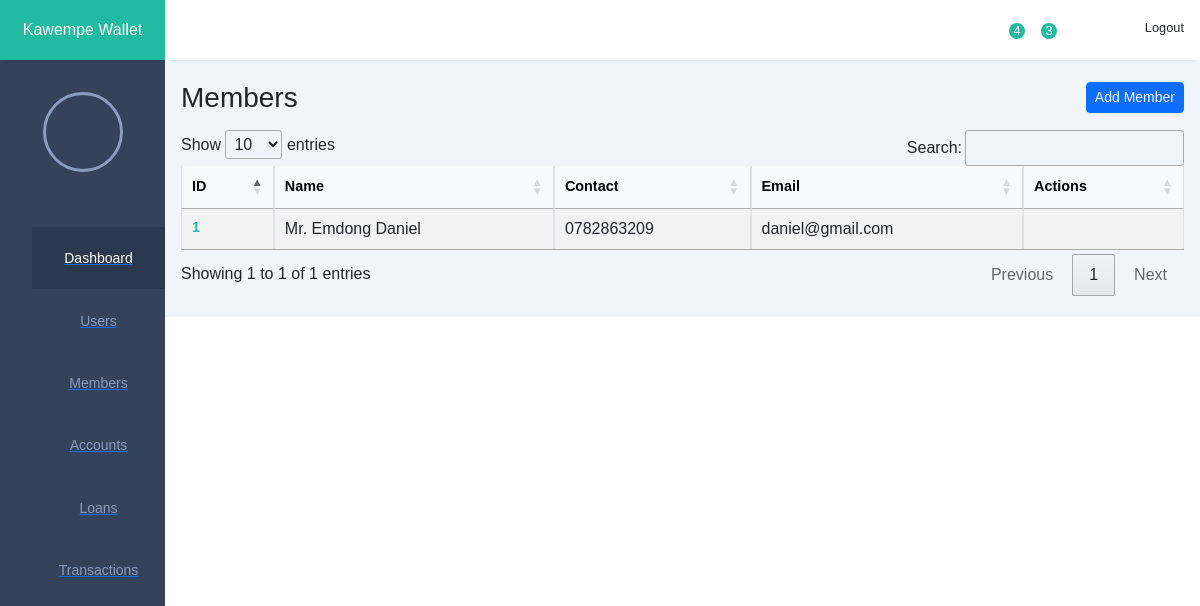
The app's page /customers/, older data.
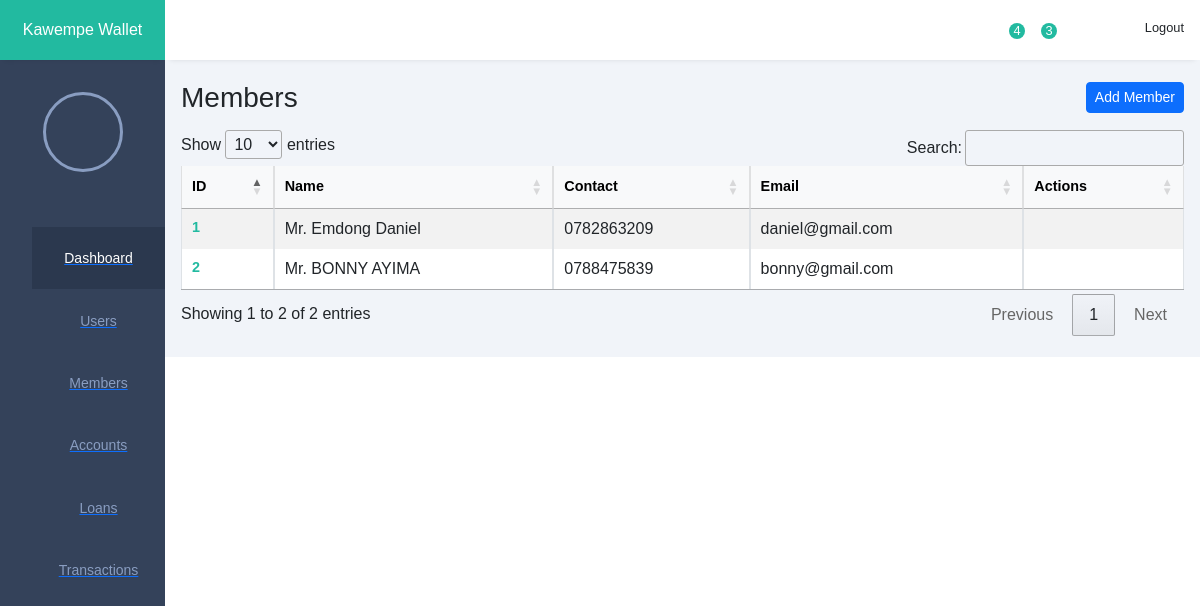
The same page, newer data.
### customers/models.py (models this page shows, shortened)
class Customer(models.Model):
    class Salutation(models.TextChoices):
        MR   = 'Mr',   _('Mr.')
        MRS  = 'Mrs',  _('Mrs.')
        MS   = 'Ms',   _('Ms.')
        DR   = 'Dr.',  _('Dr.')
        PROF = 'Prof.',_('Prof.')
        REV  = 'Rev.', _('Rev.')
    salutation    = models.CharField(
        max_length=5,
        choices=Salutation.choices,
        default=Salutation.MR
    )
    first_name    = models.CharField(max_length=100)
    middle_name   = models.CharField(
        max_length=100,
        blank=True,    # not required on forms
        null=True      # allows NULL in the DB
    )
    last_name     = models.CharField(max_length=100)
    id_number     = models.CharField(max_length=100)
    phone_number  = models.CharField(
        max_length=100,
        blank=True     # optional to supply
    )
    email         = models.EmailField(
        blank=True     # optional to supply
    )
    date_of_birth = models.DateField(
        blank=True,
        null=True
    )
    location       = models.CharField(max_length=100)

### customers/views.py (the view)
# urls.py: path('customers/', CustomerListView.as_view(), name='customer_list'),
class CustomerListView(ListView):
    model = Customer
    template_name = 'bank/customer_list.html'
    context_object_name = 'customers'

### templates/bank/customer_list.html (shortened to what this page needs)
{% extends 'base.html' %}
  {% block content %}
  <div class="d-flex justify-content-between align-items-center mb-3" >
  <h1 class="h3 m-0">Members</h1>
  <a href="{% url 'customer_add' %}" class="btn btn-primary btn-sm">
    Add Member
  </a>
</div>
  <table id="customers-table" class="table table-striped table-hover table-bordered">
    <thead class="table-light">
      <tr>
        <th>ID</th>
        <th>Name</th>
        <th>Contact</th>
        <th>Email</th>
        <th>Actions</th>
      </tr>
    </thead>
    <tbody>
      {% for customer in customers %}
      <tr>
        <td>{{ customer.id }}</td>
        <td>{{ customer.salutation }}. {{ customer.first_name }} {{ customer.last_name }}</td>
        <td>{{ customer.phone_number }}</td>
        <td>{{ customer.email }}</td>
            <td>
            </td>
      </tr>
      {% empty %}
      <tr>
        <td colspan="4">No customers found.</td>
      </tr>
      {% endfor %}
    </tbody>
  </table>
  {% endblock %}

Row changes from the older to the newer data that the page shows:
added Customer: id "2", salutation "Mr", first_name "BONNY", last_name "AYIMA", phone_number "0788475839", email "bonny@gmail.com"
Text that changed along with them:
text written by a page script: "Show entries Search: Showing 1 to 1 of 1 entries Previous 1 Next" → "Show entries Search: Showing 1 to 2 of 2 entries Previous 1 Next"
